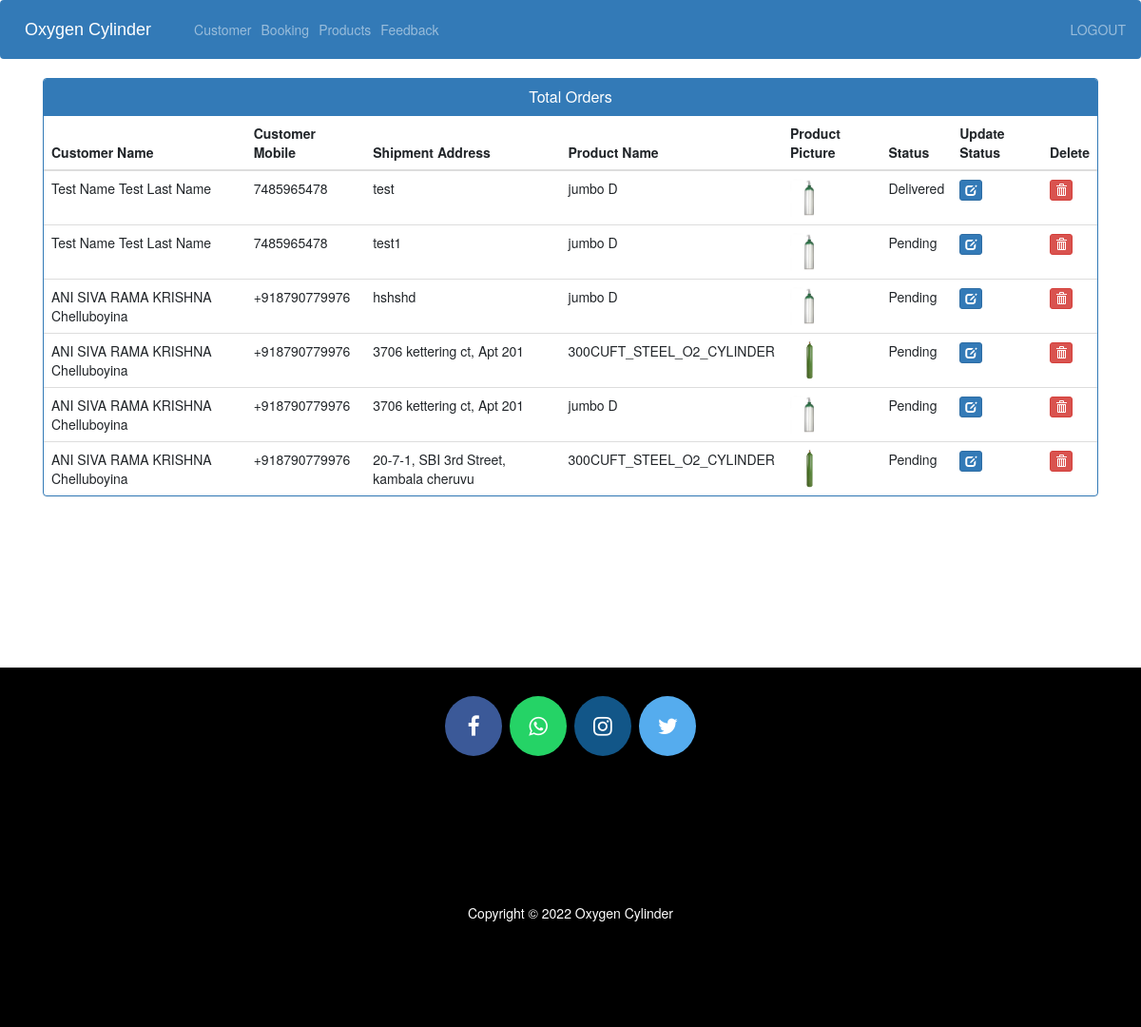
Page /admin-view-booking (signed in) on the committed database.
### ecom/models.py (models this page shows, shortened)
class Customer(models.Model):
    user=models.OneToOneField(User,on_delete=models.CASCADE)
    profile_pic= models.ImageField(upload_to='profile_pic/CustomerProfilePic/',null=True,blank=True,default="")
    address = models.CharField(max_length=40)
    mobile = models.CharField(max_length=20,null=False)
    @property
    def get_name(self):
        return self.user.first_name+" "+self.user.last_name

class Orders(models.Model):
    STATUS =(
        ('Pending','Pending'),
        ('Order Confirmed','Order Confirmed'),
        ('Out for Delivery','Out for Delivery'),
        ('Delivered','Delivered'),
    )
    customer=models.ForeignKey('Customer', on_delete=models.CASCADE,null=True)
    product=models.ForeignKey('Product',on_delete=models.CASCADE,null=True)
    email = models.CharField(max_length=50,null=True)
    address = models.CharField(max_length=500,null=True)
    mobile = models.CharField(max_length=20,null=True)
    order_date= models.DateField(auto_now_add=True,null=True)
    status=models.CharField(max_length=50,null=True,choices=STATUS)

class Product(models.Model):
    name=models.CharField(max_length=40)
    product_image= models.ImageField(upload_to='product_image/',null=True,blank=True)
    price = models.PositiveIntegerField()
    description=models.CharField(max_length=40)

### ecom/views.py (the view)
# urls.py: path('admin-view-booking', views.admin_view_booking_view,name='admin-view-booking'),
@login_required(login_url='adminlogin')
def admin_view_booking_view(request):
    orders=models.Orders.objects.all()
    ordered_products=[]
    ordered_bys=[]
    for order in orders:
        ordered_product=models.Product.objects.all().filter(id=order.product.id)
        ordered_by=models.Customer.objects.all().filter(id = order.customer.id)
        ordered_products.append(ordered_product)
        ordered_bys.append(ordered_by)
    return render(request,'ecom/admin_view_booking.html',{'data':zip(ordered_products,ordered_bys,orders)})

### templates/ecom/admin_view_booking.html (shortened to what this page needs)
{% extends 'ecom/admin_base.html' %}
{% load static %}
{% block content %}
<head>
  <link href="//netdna.bootstrapcdn.com/bootstrap/3.0.0/css/bootstrap.min.css" rel="stylesheet" id="bootstrap-css">
</head>
<div class="container">
  <div class="panel panel-primary">
    <div class="panel-heading">
      <h6 class="panel-title">Total Orders</h6>
    </div>
    <table class="table table-hover" id="dev-table">
      <thead>
        <tr>
          <th>Customer Name</th>
          <th>Customer Mobile</th>
          <th>Shipment Address</th>
          <th>Product Name</th>
          <th>Product Picture</th>
          <th>Status</th>
          <th>Update Status</th>
          <th>Delete</th>
        </tr>
      </thead>
      {% for product,customer,order in data %}
      <tr>
        {% for c in customer %}
        <td> {{c.get_name}}</td>
        <td>{{c.mobile}}</td>
        <td>{{order.address}}</td>
        {% endfor %}
        {% for p in product %}
        <td> {{p.name}}</td>
        <td> <img src="{% static p.product_image.url %}" alt="Profile Pic" height="40px" width="40px" /></td>
        <td>{{order.status}}</td>
        <td><a class="btn btn-primary btn-xs" href="{% url 'update-order' order.id  %}"><span class="glyphicon glyphicon-edit"></span></a></td>
        <td><a class="btn btn-danger btn-xs" href="{% url 'delete-order' order.id  %}"><span class="glyphicon glyphicon-trash"></span></a></td>
        {% endfor %}
      </tr>
      {% endfor %}
    </table>
  </div>
</div>
{% endblock content %}

### templates/ecom/admin_view_booking.html (style rules this page uses)
a:link { text-decoration: none; }
h6 { text-align: center; }

### rows in the picture
Orders: address "test", status "Delivered"
Customer: get_name "Test Name Test Last Name", mobile "7485965478"
Product: name "jumbo D", product_image (picture)
Orders: address "test1", status "Pending"
Orders: address "hshshd", status "Pending"
Customer: get_name "ANI SIVA RAMA KRISHNA Chelluboyina", mobile "+918790779976"
Orders: address "3706 kettering ct, Apt 201", status "Pending"
Product: name "300CUFT_STEEL_O2_CYLINDER", product_image (picture)
Orders: address "3706 kettering ct, Apt 201", status "Pending"
Orders: address "20-7-1, SBI 3rd Street, kambala cheruvu", status "Pending"
